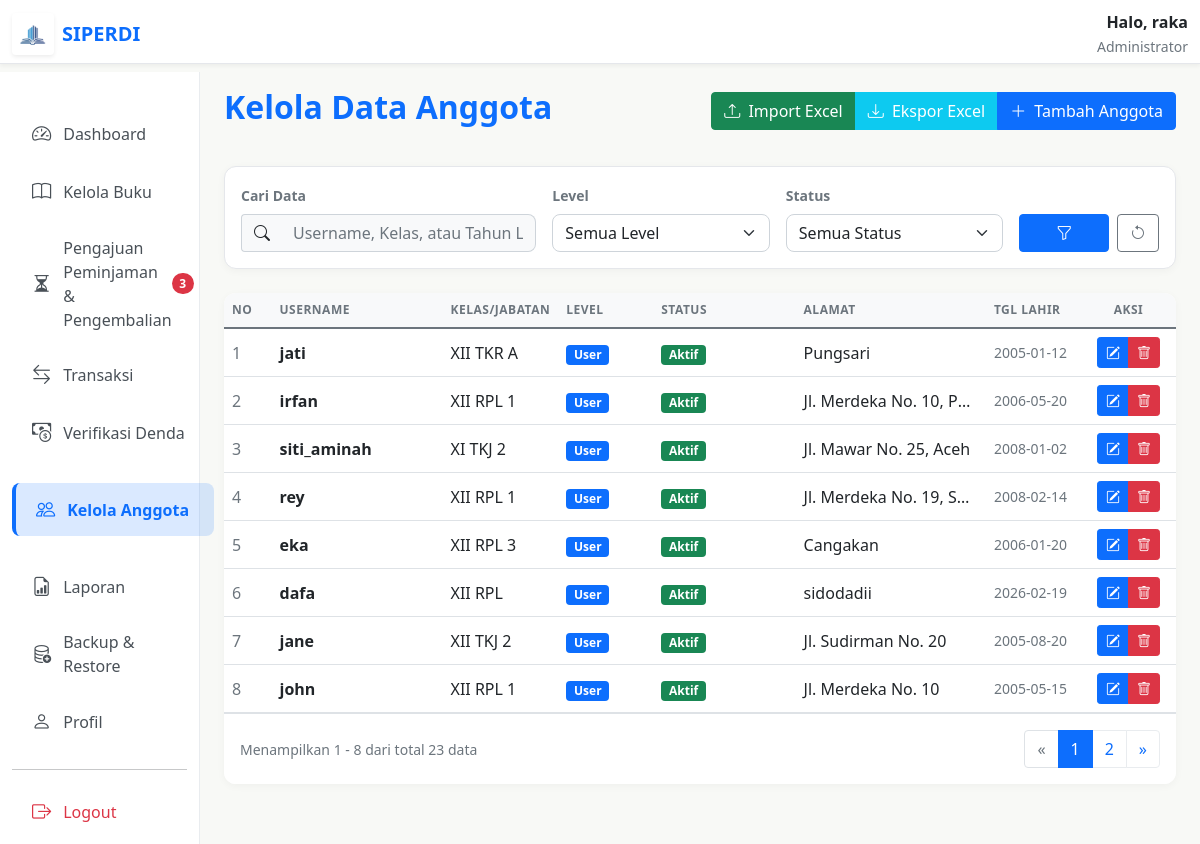
The page /admin/kelola-anggota/anggota.php (signed in) on the database its author committed.
### tables this page shows
CREATE TABLE `users` (
  `id` int NOT NULL AUTO_INCREMENT,
  `username` varchar(50) NOT NULL,
  `password` varchar(255) NOT NULL,
  `level` enum('admin','user') NOT NULL,
  `created_at` timestamp NULL DEFAULT CURRENT_TIMESTAMP,
  `kelas` varchar(50) DEFAULT NULL,
  `alamat` text,
  `tanggal_lahir` date DEFAULT NULL,
  `status` enum('pending','aktif') DEFAULT 'pending',
  PRIMARY KEY (`id`),
  UNIQUE KEY `username` (`username`)
);

### admin/kelola-anggota/anggota.php (the view, shortened to what this page needs)
<?php
include __DIR__ . "/../../config/database.php";
$count_pending_pinjam = mysqli_fetch_assoc(mysqli_query($conn, "SELECT COUNT(*) as total FROM transaksi WHERE status = 'pending_pinjam'"))['total'];
$count_pending_kembali = mysqli_fetch_assoc(mysqli_query($conn, "SELECT COUNT(*) as total FROM transaksi WHERE status = 'pending_kembali'"))['total'];
$perPage = 8;
$page = isset($_GET['page']) ? (int)$_GET['page'] : 1;
$start = ($page > 1) ? ($page * $perPage) - $perPage : 0;
$search = $_GET['search'] ?? '';
$filter_level = $_GET['filter_level'] ?? 'all';
$filter_status = $_GET['filter_status'] ?? 'all';
$query_count = "SELECT COUNT(*) as total FROM users";
$result_count = mysqli_query($conn, $query_count);
$row_count = mysqli_fetch_assoc($result_count);
$total_data = $row_count['total'];
$total_pages = ceil($total_data / $perPage);
$query = "SELECT id, username, level, kelas, alamat, tanggal_lahir, status FROM users";
$query .= " ORDER BY id DESC LIMIT $start, $perPage";
$result = mysqli_query($conn, $query);
$admin_name = $_SESSION['username'] ?? $_SESSION['nama'] ?? 'Admin';
if ($admin_name === 'Admin' && isset($_SESSION['id'])) {
    $query_user = mysqli_query($conn, "SELECT username FROM users WHERE id = " . (int)$_SESSION['id']);
    $data_user = mysqli_fetch_assoc($query_user);
    if ($data_user) {
        $admin_name = $data_user['username'];
    }
}
?>
<!DOCTYPE html>
<html lang="id">
<head>
    <link href="../../asset/css/bootstrap.min.css" rel="stylesheet">
    <link rel="stylesheet" href="../../asset/font/bootstrap-icons.css">
</head>
<body>
    <nav class="navbar navbar-custom fixed-top">
        <div class="container-fluid">
            <a class="navbar-brand d-flex align-items-center text-primary fw-bold" href="#" style="color: var(--primary-blue) !important; text-decoration: none;">
                <div class="bg-white rounded p-2 shadow-sm d-flex align-items-center justify-content-center me-2" style="width: 42px; height: 42px;">
                    <img src="../../asset/img/logo.png" alt="Logo" style="width: 100%; height: 100%; object-fit: contain;">
                </div>
                <span class="fs-5">SIPERDI</span>
            </a>
            <div class="d-none d-md-block text-end">
                <div class="fw-bold text-dark">Halo, <?= htmlspecialchars($admin_name) ?></div>
                <small class="text-muted">Administrator</small>
            </div>
        </div>
    </nav>
    <div class="container-fluid pt-5 mt-4">
        <div class="row">
            <nav class="col-md-3 col-lg-2 d-md-block sidebar collapse show">
                <div class="position-sticky pt-3">
                    <ul class="nav flex-column">
                        <li class="nav-item"><a class="nav-link" href="../kelola-buku/dashboard.php"><i class="bi bi-speedometer2"></i> Dashboard</a></li>
                        <li class="nav-item"><a class="nav-link" href="../kelola-buku/kelola_buku.php"><i class="bi bi-book"></i> Kelola Buku</a></li>
                        <li class="nav-item">
                            <a class="nav-link " href="../pengajuan/pengajuan_peminjaman.php">
                                <i class="bi bi-hourglass-split"></i> Pengajuan Peminjaman & Pengembalian
                                <?php if (($count_pending_pinjam + $count_pending_kembali) > 0): ?>
                                    <span class="badge bg-danger rounded-pill ms-auto">
                                        <?= $count_pending_pinjam + $count_pending_kembali ?>
                                    </span>
                                <?php endif; ?>
                            </a>
                        </li>
                        <li class="nav-item"><a class="nav-link" href="../transaksi/transaksi.php"><i class="bi bi-arrow-left-right"></i> Transaksi</a></li>
                        <li class="nav-item">
                            <a class="nav-link" href="../denda/verifikasi_denda.php">
                                <i class="bi bi-cash-coin"></i> Verifikasi Denda
                            </a>
                        </li>
                        <li class="nav-item"><a class="nav-link active" href="anggota.php"><i class="bi bi-people"></i> Kelola Anggota</a></li>
                        <li class="nav-item">
                            <a class="nav-link" href="../laporan/laporan.php">
                                <i class="bi bi-file-earmark-bar-graph"></i> Laporan
                            </a>
                        </li>
                        <li class="nav-item">
                            <a class="nav-link" href="../backup/backup.php">
                                <i class="bi bi-database-add"></i> Backup & Restore
                            </a>
                        </li>
                        <li class="nav-item"><a class="nav-link" href="../profil/profil.php"><i class="bi bi-person"></i> Profil</a></li>
                    </ul>
                    <hr>
                    <div class="nav-item">
                        <a class="nav-link btn-logout" href="../konfirmasi_logout.php"><i class="bi bi-box-arrow-right"></i> Logout</a>
                    </div>
                </div>
            </nav>
            <main class="col-md-9 ms-sm-auto col-lg-10 px-md-4">
                <div class="d-flex justify-content-between flex-wrap flex-md-nowrap align-items-center pt-3 pb-2 mb-4">
                    <h2 class="fw-bold" style="color: var(--primary-blue);">Kelola Data Anggota</h2>
                    <div class="btn-group">
                        <button type="button" class="btn btn-success" data-bs-toggle="modal" data-bs-target="#modalImport">
                            <i class="bi bi-upload me-1"></i> Import Excel
                        </button>
                        <a href="ekspor_anggota.php" class="btn btn-info text-white">
                            <i class="bi bi-download me-1"></i> Ekspor Excel
                        </a>
                        <button type="button" class="btn btn-primary" data-bs-toggle="modal" data-bs-target="#modalTambah">
                            <i class="bi bi-plus-lg me-1"></i> Tambah Anggota
                        </button>
                    </div>
                </div>
                <div class="card card-custom p-3 mb-4">
                    <form method="get">
                        <div class="row g-3 align-items-end">
                            <div class="col-md-4">
                                <label class="form-label small fw-bold text-muted">Cari Data</label>
                                <div class="input-group">
                                    <span class="input-group-text bg-light border-end-0"><i class="bi bi-search"></i></span>
                                    <input type="text" name="search" value="<?= htmlspecialchars($search) ?>" class="form-control border-start-0 bg-light" placeholder="Username, Kelas, atau Tahun Lahir...">
                                </div>
                            </div>
                            <div class="col-md-3">
                                <label class="form-label small fw-bold text-muted">Level</label>
                                <select name="filter_level" class="form-select">
                                    <option value="all" <?= $filter_level == 'all' ? 'selected' : '' ?>>Semua Level</option>
                                </select>
                            </div>
                            <div class="col-md-3">
                                <label class="form-label small fw-bold text-muted">Status</label>
                                <select name="filter_status" class="form-select">
                                    <option value="all" <?= $filter_status == 'all' ? 'selected' : '' ?>>Semua Status</option>
                                </select>
                            </div>
                            <div class="col-md-2 d-flex gap-2">
                                <button type="submit" class="btn btn-primary flex-grow-1"><i class="bi bi-funnel"></i></button>
                                <a href="anggota.php" class="btn btn-outline-secondary"><i class="bi bi-arrow-counterclockwise"></i></a>
                            </div>
                        </div>
                    </form>
                </div>
                <div class="card card-custom border-0 overflow-hidden">
                    <div class="table-responsive">
                        <table class="table table-hover align-middle mb-0">
                            <thead>
                                <tr>
                                    <th width="5%">No</th>
                                    <th width="18%">Username</th>
                                    <th width="12%">Kelas/Jabatan</th>
                                    <th width="10%">Level</th>
                                    <th width="15%">Status</th>
                                    <th width="20%">Alamat</th>
                                    <th width="10%">Tgl Lahir</th>
                                    <th width="10%" class="text-center">Aksi</th>
                                </tr>
                            </thead>
                            <tbody>
                                <?php $no = $start + 1;
                                if (mysqli_num_rows($result) > 0) {
                                    while ($row = mysqli_fetch_assoc($result)): ?>
                                        <tr>
                                            <td class="text-muted"><?= $no++ ?></td>
                                            <td class="fw-bold text-dark"><?= htmlspecialchars($row['username']) ?></td>
                                            <td><?= htmlspecialchars($row['kelas'] ?? '-') ?></td>
                                            <td>
                                                <span class="badge <?= ($row['level'] ?? 'user') == 'admin' ? 'bg-danger text-white' : 'bg-primary text-white' ?>">
                                                    <?= ucfirst($row['level'] ?? 'user') ?>
                                                </span>
                                            </td>
                                            <td>
                                                <?php if ($row['status'] == 'aktif'): ?>
                                                    <span class="badge bg-success">Aktif</span>
                                                <?php else: ?>
                                                    <span class="badge bg-warning text-dark">Pending</span>
                                                <?php endif; ?>
                                            </td>
                                            <td class="text-truncate" style="max-width: 180px;" title="<?= htmlspecialchars($row['alamat'] ?? '') ?>"><?= htmlspecialchars($row['alamat'] ?? '-') ?></td>
                                            <td class="text-muted small"><?= $row['tanggal_lahir'] ?? '-' ?></td>
                                            <td class="text-center">
                                                <div class="btn-group" role="group">
                                                    <button onclick="openModalEdit(
                                                        '<?= $row['id'] ?>',
                                                        '<?= htmlspecialchars($row['username']) ?>',
                                                        '<?= htmlspecialchars($row['kelas'] ?? '') ?>',
                                                        '<?= htmlspecialchars($row['alamat'] ?? '') ?>',
                                                        '<?= $row['tanggal_lahir'] ?? '' ?>',
                                                        '<?= $row['level'] ?? 'user' ?>',
                                                        '<?= $row['status'] ?? 'pending' ?>'
                                                    )" class="btn btn-sm btn-primary" title="Edit Data">
                                                        <i class="bi bi-pencil-square"></i>
                                                    </button>
                                                    <?php if ($row['status'] != 'pending'): ?>
                                                        <a href="hapus.php?id=<?= $row['id'] ?>" onclick="return confirm('Yakin ingin menghapus anggota <?= htmlspecialchars($row['username']) ?>?')" class="btn btn-sm btn-danger" title="Hapus">
                                                            <i class="bi bi-trash"></i>
                                                        </a>
                                                    <?php endif; ?>
                                                </div>
                                            </td>
                                        </tr>
                                    <?php endwhile;
                                } ?>
                            </tbody>
                        </table>
                    </div>
                    <?php if ($total_data > $perPage): ?>
                        <div class="card-footer bg-white border-top py-3 d-flex justify-content-between align-items-center">
                            <div class="text-muted small">Menampilkan <?= $start + 1 ?> - <?= min($start + $perPage, $total_data) ?> dari total <?= $total_data ?> data</div>
                            <nav aria-label="Page navigation">
                                <ul class="pagination mb-0">
                                    <li class="page-item <?= ($page == 1) ? 'disabled' : '' ?>">
                                        <a class="page-link" href="?page=<?= $page - 1 ?>&search=<?= $search ?>&filter_level=<?= $filter_level ?>&filter_status=<?= $filter_status ?>" aria-label="Previous">
                                            <span aria-hidden="true">&laquo;</span>
                                        </a>
                                    </li>
                                    <li class="page-item active"><span class="page-link"><?= $page ?></span></li>
                                    <?php if ($page < $total_pages): ?>
                                        <li class="page-item"><a class="page-link" href="?page=<?= $page + 1 ?>&search=<?= $search ?>&filter_level=<?= $filter_level ?>&filter_status=<?= $filter_status ?>"><?= $page + 1 ?></a></li>
                                    <?php endif; ?>
                                    <li class="page-item <?= ($page >= $total_pages) ? 'disabled' : '' ?>">
                                        <a class="page-link" href="?page=<?= $page + 1 ?>&search=<?= $search ?>&filter_level=<?= $filter_level ?>&filter_status=<?= $filter_status ?>" aria-label="Next">
                                            <span aria-hidden="true">&raquo;</span>
                                        </a>
                                    </li>
                                </ul>
                            </nav>
                        </div>
                    <?php endif; ?>
                </div>
            </main>
        </div>
    </div>
</body>
</html>

### rows shown on the page
users: username "raka"
users: username "jati", kelas "XII TKR A", level "User", status "Aktif", alamat "Pungsari", tanggal_lahir "2005-01-12"
users: username "irfan", kelas "XII RPL 1", level "User", status "Aktif", alamat "Jl. Merdeka No. 10, P…", tanggal_lahir "2006-05-20"
users: username "siti_aminah", kelas "XI TKJ 2", level "User", status "Aktif", alamat "Jl. Mawar No. 25, Aceh", tanggal_lahir "2008-01-02"
users: username "rey", kelas "XII RPL 1", level "User", status "Aktif", alamat "Jl. Merdeka No. 19, S…", tanggal_lahir "2008-02-14"
users: username "eka", kelas "XII RPL 3", level "User", status "Aktif", alamat "Cangakan", tanggal_lahir "2006-01-20"
users: username "dafa", kelas "XII RPL", level "User", status "Aktif", alamat "sidodadii", tanggal_lahir "2026-02-19"
users: username "jane", kelas "XII TKJ 2", level "User", status "Aktif", alamat "Jl. Sudirman No. 20", tanggal_lahir "2005-08-20"
users: username "john", kelas "XII RPL 1", level "User", status "Aktif", alamat "Jl. Merdeka No. 10", tanggal_lahir "2005-05-15"

### other values the page prints
$count_pending_pinjam + $count_pending_kembali "3"
$start + 1 "1"
min($start + $perPage, $total_data) "8"
$total_data "23"
$page "1"
$page + 1 "2"
